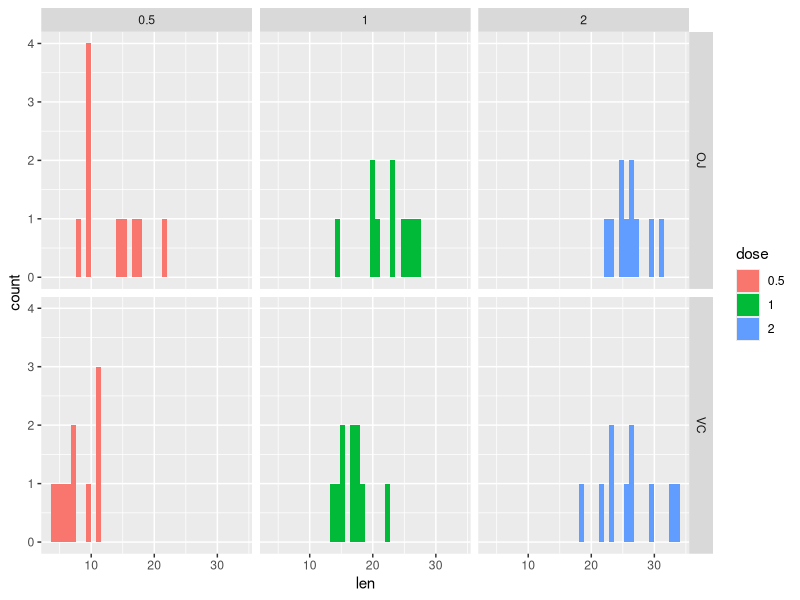

Write R code to recreate this figure.
## ---- chunk 1
library(ggplot2)
library(plyr)
library(dplyr)
RawData <- ToothGrowth
RawData$dose <- factor(RawData$dose)
g <- ggplot(data = RawData, aes(x=len, fill = dose)) + geom_histogram(binwidth=0.8)
g + facet_grid(supp~dose)
## ---- chunk 2
RawData <- group_by(RawData, supp, dose)
summarize(.data = RawData, mean_len = mean(len), var_len = var(len))

## ---- chunk 3
g10 <- RawData$len[11:20] - RawData$len[1:10]
g21 <- RawData$len[21:30] - RawData$len[11:20]
t.test(g10, g21, paired = TRUE)$p.value

## ---- chunk 4
g0_s <- RawData$len[1:10]- RawData$len[31:40]
g1_s <- RawData$len[11:20]- RawData$len[41:50]
g2_s <- RawData$len[21:30]- RawData$len[51:60]
t.test(g0_s)$conf

## ---- chunk 5

t.test(g1_s)$conf
## ---- chunk 6

t.test(g2_s)$conf
